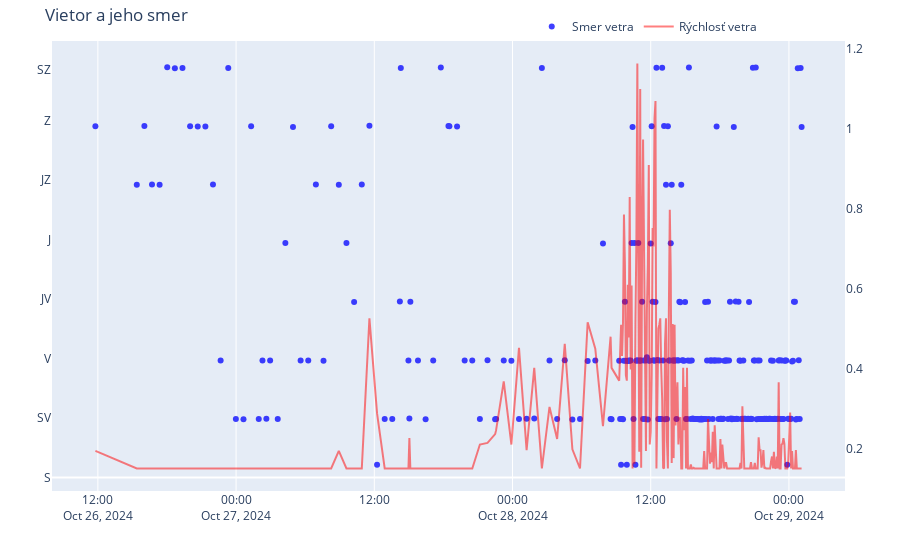

Write notebook code for a chart like this one.
### Code cell
import plotly.graph_objects as go

# Wind direction labels mapped to the cluster centers
wind_directions = {
    0.0: "S",
    0.7: "SV",
    1.4: "V",
    2.1: "JV",
    2.8: "J",
    3.5: "JZ",
    4.2: "Z",
    4.8: "SZ"
}

# Update y-ticks to match cluster centers with wind directions
yticks = list(wind_directions.keys())
ytick_labels = list(wind_directions.values())

# Create the figure
fig = go.Figure()

# Add the first trace for "32" with semi-transparent markers
fig.add_trace(go.Scatter(
    x=df["time"],
    y=df["32"],
    mode="markers",
    name="Smer vetra",
    marker=dict(color="blue"),
    opacity=0.75,
    yaxis="y1"  # Assign to the primary y-axis
))

# Add the second trace for "39" with a semi-transparent line only
fig.add_trace(go.Scatter(
    x=df["time"],
    y=df["39"],
    mode="lines",
    name="Rýchlosť vetra",
    line=dict(color="red", width=2),
    opacity=0.5,
    yaxis="y2"  # Assign to the secondary y-axis
))

# Update layout with custom y-axis ticks for wind direction
fig.update_layout(
    title="Vietor a jeho smer",
    xaxis=dict(title=""),  # No title on x-axis
    yaxis=dict(title="", tickvals=yticks, ticktext=ytick_labels,
               showgrid=False),  # Wind direction labels
    yaxis2=dict(title="", overlaying="y", side="right", showgrid=False),
    legend=dict(title="", orientation="h", y=1,
                yanchor="bottom", x=0.75, xanchor="center"),
    margin=dict(l=40, r=40, t=40, b=40)  # Small baselines
)

# Show the plot
fig.show()

### Figure 1 — Plotly figure (JSON) as saved in the notebook; plotly's stock layout.template omitted (floating-point values rounded to 4 significant figures; data arrays with more than 128 entries replaced by an {"elided": "..."} marker saying what was removed)
{"data": [{"marker": {"color": "blue"}, "mode": "markers", "name": "Smer vetra", "opacity": 0.75, "type": "scatter", "x": {"elided": "262 str values"}, "y": {"elided": "262 float values"}, "yaxis": "y"}, {"line": {"color": "red", "width": 2}, "mode": "lines", "name": "Rýchlosť vetra", "opacity": 0.5, "type": "scatter", "x": {"elided": "262 str values"}, "y": {"elided": "262 float values"}, "yaxis": "y2"}], "layout": {"legend": {"orientation": "h", "title": {"text": ""}, "x": 0.75, "xanchor": "center", "y": 1, "yanchor": "bottom"}, "margin": {"b": 40, "l": 40, "r": 40, "t": 40}, "title": {"text": "Vietor a jeho smer"}, "xaxis": {"title": {"text": ""}}, "yaxis": {"showgrid": false, "ticktext": ["S", "SV", "V", "JV", "J", "JZ", "Z", "SZ"], "tickvals": [0, 0.7, 1.4, 2.1, 2.8, 3.5, 4.2, 4.8], "title": {"text": ""}}, "yaxis2": {"overlaying": "y", "showgrid": false, "side": "right", "title": {"text": ""}}}}
